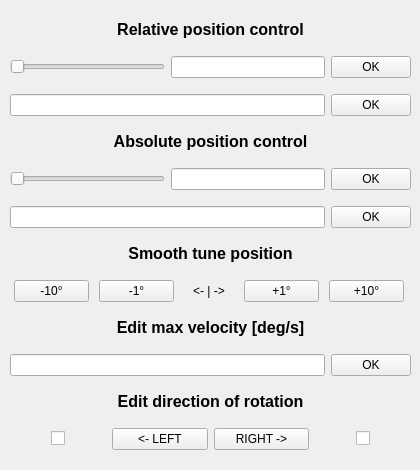
    <widget class="QWidget" name="tab_3">
     <attribute name="title">
      <string>     Position control    </string>
     </attribute>
     <widget class="QWidget" name="verticalLayoutWidget">
      <property name="geometry">
       <rect>
        <x>10</x>
        <y>10</y>
        <width>401</width>
        <height>451</height>
       </rect>
      </property>
      <layout class="QVBoxLayout" name="verticalLayout">
       <item>
        <widget class="QLabel" name="label_6">
         <property name="maximumSize">
          <size>
           <width>16777215</width>
           <height>20</height>
          </size>
         </property>
         <property name="text">
          <string>&lt;html&gt;&lt;head/&gt;&lt;body&gt;&lt;p align=&quot;center&quot;&gt;&lt;span style=&quot; font-size:12pt; font-weight:600;&quot;&gt;Relative position control&lt;/span&gt;&lt;/p&gt;&lt;/body&gt;&lt;/html&gt;</string>
         </property>
        </widget>
       </item>
       <item>
        <layout class="QVBoxLayout" name="verticalLayout_2">
         <item>
          <layout class="QHBoxLayout" name="horizontalLayout">
           <item>
            <widget class="QSlider" name="relativeControl_slider_SLIDER">
             <property name="maximum">
              <number>3600</number>
             </property>
             <property name="singleStep">
              <number>1</number>
             </property>
             <property name="orientation">
              <enum>Qt::Horizontal</enum>
             </property>
            </widget>
           </item>
           <item>
            <widget class="QLineEdit" name="relativeControl_slider_LE"/>
           </item>
           <item>
            <widget class="QPushButton" name="relativeControl_slider_PB">
             <property name="text">
              <string>OK</string>
             </property>
            </widget>
           </item>
          </layout>
         </item>
        </layout>
       </item>
       <item>
        <layout class="QHBoxLayout" name="horizontalLayout_2">
         <item>
          <widget class="QLineEdit" name="relativeControl_input_LE"/>
         </item>
         <item>
          <widget class="QPushButton" name="relativeControl_input_PB">
           <property name="text">
            <string>OK</string>
           </property>
          </widget>
         </item>
        </layout>
       </item>
       <item>
        <widget class="QLabel" name="label_7">
         <property name="maximumSize">
          <size>
           <width>16777215</width>
           <height>20</height>
          </size>
         </property>
         <property name="text">
          <string>&lt;html&gt;&lt;head/&gt;&lt;body&gt;&lt;p align=&quot;center&quot;&gt;&lt;span style=&quot; font-size:12pt; font-weight:600;&quot;&gt;Absolute position control&lt;/span&gt;&lt;/p&gt;&lt;/body&gt;&lt;/html&gt;</string>
         </property>
        </widget>
       </item>
       <item>
        <layout class="QHBoxLayout" name="horizontalLayout_3">
         <item>
          <widget class="QSlider" name="absoluteControl_slider_SLIDER">
           <property name="maximum">
            <number>3600</number>
           </property>
           <property name="orientation">
            <enum>Qt::Horizontal</enum>
           </property>
          </widget>
         </item>
         <item>
          <widget class="QLineEdit" name="absoluteControl_slider_LE"/>
         </item>
         <item>
          <widget class="QPushButton" name="absoluteControl_slider_PB">
           <property name="text">
            <string>OK</string>
           </property>
          </widget>
         </item>
        </layout>
       </item>
       <item>
        <layout class="QHBoxLayout" name="horizontalLayout_4">
         <item>
          <widget class="QLineEdit" name="absoluteControl_input_LE"/>
         </item>
         <item>
          <widget class="QPushButton" name="absoluteControl_input_PB">
           <property name="text">
            <string>OK</string>
           </property>
          </widget>
         </item>
        </layout>
       </item>
       <item>
        <widget class="QLabel" name="label_40">
         <property name="maximumSize">
          <size>
           <width>16777215</width>
           <height>20</height>
          </size>
         </property>
         <property name="text">
          <string>&lt;html&gt;&lt;head/&gt;&lt;body&gt;&lt;p align=&quot;center&quot;&gt;&lt;span style=&quot; font-size:12pt; font-weight:600;&quot;&gt;Smooth tune position&lt;/span&gt;&lt;/p&gt;&lt;/body&gt;&lt;/html&gt;</string>
         </property>
        </widget>
       </item>
       <item>
        <layout class="QHBoxLayout" name="horizontalLayout_20">
         <item>
          <widget class="QPushButton" name="smooth_minusOne_PB">
           <property name="maximumSize">
            <size>
             <width>75</width>
             <height>16777215</height>
            </size>
           </property>
           <property name="text">
            <string>-10°</string>
           </property>
          </widget>
         </item>
         <item>
          <widget class="QPushButton" name="smooth_minusHalf_PB">
           <property name="maximumSize">
            <size>
             <width>75</width>
             <height>16777215</height>
            </size>
           </property>
           <property name="text">
            <string>-1°</string>
           </property>
          </widget>
         </item>
         <item>
          <widget class="QLabel" name="label_41">
           <property name="maximumSize">
            <size>
             <width>50</width>
             <height>16777215</height>
            </size>
           </property>
           <property name="text">
            <string>&lt;html&gt;&lt;head/&gt;&lt;body&gt;&lt;p align=&quot;center&quot;&gt;&amp;lt;- | -&amp;gt;&lt;/p&gt;&lt;/body&gt;&lt;/html&gt;</string>
           </property>
          </widget>
         </item>
         <item>
          <widget class="QPushButton" name="smooth_plusHalf_PB">
           <property name="maximumSize">
            <size>
             <width>75</width>
             <height>16777215</height>
            </size>
           </property>
           <property name="text">
            <string>+1°</string>
           </property>
          </widget>
         </item>
         <item>
          <widget class="QPushButton" name="smooth_plusOne_PB">
           <property name="maximumSize">
            <size>
             <width>75</width>
             <height>16777215</height>
            </size>
           </property>
           <property name="text">
            <string>+10°</string>
           </property>
          </widget>
         </item>
        </layout>
       </item>
       <item>
        <widget class="QLabel" name="label_8">
         <property name="maximumSize">
          <size>
           <width>16777215</width>
           <height>20</height>
          </size>
         </property>
         <property name="text">
          <string>&lt;html&gt;&lt;head/&gt;&lt;body&gt;&lt;p align=&quot;center&quot;&gt;&lt;span style=&quot; font-size:12pt; font-weight:600;&quot;&gt;Edit max velocity [deg/s]&lt;/span&gt;&lt;/p&gt;&lt;/body&gt;&lt;/html&gt;</string>
         </property>
        </widget>
       </item>
       <item>
        <layout class="QHBoxLayout" name="horizontalLayout_5">
         <item>
          <widget class="QLineEdit" name="MaxVelocity_input_LE"/>

	   <property name="text">
            <string>360</string>
           </property>


         </item>
         <item>
          <widget class="QPushButton" name="MaxVelocity_input_PB">
           <property name="text">
            <string>OK</string>
           </property>
          </widget>
         </item>
        </layout>
       </item>
       <item>
        <widget class="QLabel" name="label_25">
         <property name="maximumSize">
          <size>
           <width>16777215</width>
           <height>20</height>
          </size>
         </property>
         <property name="text">
          <string>&lt;html&gt;&lt;head/&gt;&lt;body&gt;&lt;p align=&quot;center&quot;&gt;&lt;span style=&quot; font-size:12pt; font-weight:600;&quot;&gt;Edit direction of rotation&lt;/span&gt;&lt;/p&gt;&lt;/body&gt;&lt;/html&gt;</string>
         </property>
        </widget>
       </item>
       <item>
        <layout class="QHBoxLayout" name="horizontalLayout_16">
         <item alignment="Qt::AlignHCenter">
          <widget class="QCheckBox" name="direction_LEFT_CB">
           <property name="text">
            <string/>
           </property>
          </widget>
         </item>
         <item>
          <widget class="QPushButton" name="direction_LEFT_PB">
           <property name="text">
            <string>&lt;- LEFT</string>
           </property>
          </widget>
         </item>
         <item>
          <widget class="QPushButton" name="direction_RIGHT_PB">
           <property name="text">
            <string>RIGHT -&gt;</string>
           </property>
          </widget>
         </item>
         <item alignment="Qt::AlignHCenter">
          <widget class="QCheckBox" name="direction_RIGHT_CB">
           <property name="text">
            <string/>
           </property>
          </widget>
         </item>
        </layout>
       </item>
      </layout>
     </widget>
    </widget>
